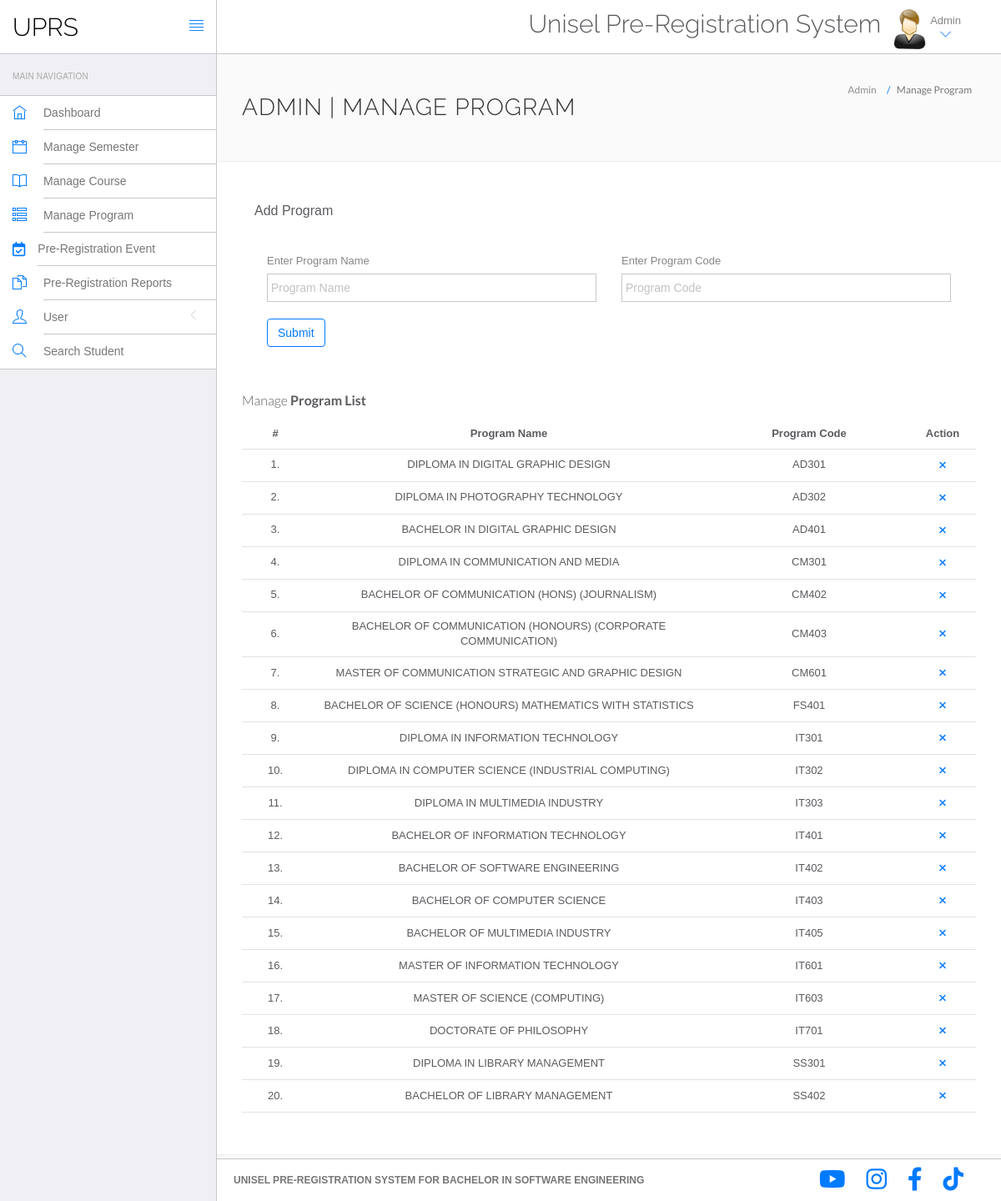
The app's page /admin/addProgram.php (signed in) with its own data.
### tables this page shows
CREATE TABLE `program` (
  `pCode` varchar(6) NOT NULL,
  `pName` varchar(150) NOT NULL
);

### src/admin/addProgram.php (the view, shortened to what this page needs)
<?php
include('include/config.php');
if (strlen($_SESSION['id'] == 0)) {
    header('location:logout.php');
} else {
?>
	<!DOCTYPE html>
	<html lang="en">
	<head>
		<link rel="stylesheet" href="vendor/bootstrap/css/bootstrap.min.css">
		<link rel="stylesheet" href="vendor/fontawesome/css/font-awesome.min.css">
		<link rel="stylesheet" href="vendor/themify-icons/themify-icons.min.css">
		<link href="vendor/animate.css/animate.min.css" rel="stylesheet" media="screen">
		<link href="vendor/perfect-scrollbar/perfect-scrollbar.min.css" rel="stylesheet" media="screen">
		<link href="vendor/switchery/switchery.min.css" rel="stylesheet" media="screen">
		<link href="vendor/bootstrap-touchspin/jquery.bootstrap-touchspin.min.css" rel="stylesheet" media="screen">
		<link href="vendor/select2/select2.min.css" rel="stylesheet" media="screen">
		<link href="vendor/bootstrap-datepicker/bootstrap-datepicker3.standalone.min.css" rel="stylesheet" media="screen">
		<link href="vendor/bootstrap-timepicker/bootstrap-timepicker.min.css" rel="stylesheet" media="screen">
		<link rel="stylesheet" href="assets/css/styles.css">
		<link rel="stylesheet" href="assets/css/plugins.css">
		<link rel="stylesheet" href="assets/css/themes/theme-1.css" id="skin_color" />
	</head>
	<body>
		<div id="app">
			<?php include('include/sidebar.php'); ?>
			<div class="app-content">
				<?php include('include/header.php'); ?>
				<div class="main-content">
					<div class="wrap-content container" id="container">
						<section id="page-title">
							<div class="row">
								<div class="col-sm-8">
									<h1 class="mainTitle">Admin | Manage Program</h1>
								</div>
								<ol class="breadcrumb">
									<li>
										<span>Admin</span>
									</li>
									<li class="active">
										<span>Manage Program</span>
									</li>
								</ol>
							</div>
						</section>
						<div class="container-fluid container-fullw bg-white">
							<div class="row">
								<div class="col-md-12">
									<div class="row margin-top-5">
										<div class="col-md-12">
											<div class="panel panel-white">
												<div class="panel-heading">
													<h5 class="panel-title">Add Program</h5>
												</div>
												<div class="panel-body">
													<form role="form" name="dcotorspcl" method="post">
                                                    <div class="col-md-6">
																<div class="form-group">
																	<label for="exampleInputEmail1">Enter Program Name</label>
																	<input type="text" name="pName" class="form-control" placeholder="Program Name" required>
																</div>
															</div>
														<div class="form-row">
															<div class="col-md-6">
																<div class="form-group">
																	<label for="exampleInputEmail1">Enter Program Code</label>
																	<input type="text" name="pCode" class="form-control" placeholder="Program Code" required>
																</div>
															</div>
														</div>
														<button type="submit" name="submit" class="btn btn-o btn-primary">Submit</button>
													</form>
												</div>
											</div>
										</div>
									</div>
								</div>
								<div class="col-lg-12 col-md-12">
								</div>
							</div>
							<div class="row">
								<div class="col-md-12">
									<h5 class="over-title margin-bottom-15">Manage <span class="text-bold">Program List</span></h5>
									<table class="table table-hover" id="sample-table-1">
                                        <thead>
                                            <tr>
                                                <th class="center col-md-1">#</th>
                                                <th class="center col-md-6">Program Name</th>
                                                <th class="center col-md-3">Program Code</th>
                                                <th class="center col-md-1">Action</th>
                                            </tr>
                                        </thead>
                                        <tbody>
                                            <?php
                                            $sql = mysqli_query($con, "select * from program  ORDER BY program.pCode ASC");
                                            $cnt = 1;
                                            while ($row = mysqli_fetch_array($sql)) {
                                            ?>
                                                <tr>
                                                    <td class="center col-md-1"><?php echo $cnt; ?>.</td>
                                                    <td class="center col-md-6"><?php echo $row['pName']; ?></td>
                                                    <td class="center col-md-3"><?php echo $row['pCode']; ?></td>
                                                    <td class="center col-md-1>
                                                        <div class="visible-md visible-lg hidden-sm hidden-xs">
                                                            <a href="addProgram.php?id=<?php echo $row['pCode'] ?>&del=delete" onClick="return confirm('Are you sure you want to delete?')" class="btn btn-transparent btn-xs tooltips" tooltip-placement="top" tooltip="Remove"><i class="fa fa-times fa fa-white"></i></a>
                                                        </div>
                                                    </td>
                                                </tr>
                                            <?php
                                                $cnt = $cnt + 1;
                                            } ?>
		<?php include('include/footer.php'); ?>
	</body>
	</html>
<?php } ?>

### src/admin/assets/css/themes/theme-1.css (style rules this page uses)
body { background: #FAFAFA; }

### src/admin/include/footer.php (style rules this page uses)
body { font-size: 12px; }

### records on screen
program: pName "DIPLOMA IN DIGITAL GRAPHIC DESIGN", pCode "AD301"
program: pName "DIPLOMA IN PHOTOGRAPHY TECHNOLOGY", pCode "AD302"
program: pName "BACHELOR IN DIGITAL GRAPHIC DESIGN", pCode "AD401"
program: pName "DIPLOMA IN COMMUNICATION AND MEDIA", pCode "CM301"
program: pName "BACHELOR OF COMMUNICATION (HONS) (JOURNALISM)", pCode "CM402"
program: pName "BACHELOR OF COMMUNICATION (HONOURS) (CORPORATE COMMUNICATION)", pCode "CM403"
program: pName "MASTER OF COMMUNICATION STRATEGIC AND GRAPHIC DESIGN", pCode "CM601"
program: pName "BACHELOR OF SCIENCE (HONOURS) MATHEMATICS WITH STATISTICS", pCode "FS401"
program: pName "DIPLOMA IN INFORMATION TECHNOLOGY", pCode "IT301"
program: pName "DIPLOMA IN COMPUTER SCIENCE (INDUSTRIAL COMPUTING)", pCode "IT302"
program: pName "DIPLOMA IN MULTIMEDIA INDUSTRY", pCode "IT303"
program: pName "BACHELOR OF INFORMATION TECHNOLOGY", pCode "IT401"
program: pName "BACHELOR OF SOFTWARE ENGINEERING", pCode "IT402"
program: pName "BACHELOR OF COMPUTER SCIENCE", pCode "IT403"
program: pName "BACHELOR OF MULTIMEDIA INDUSTRY", pCode "IT405"
program: pName "MASTER OF INFORMATION TECHNOLOGY", pCode "IT601"
program: pName "MASTER OF SCIENCE (COMPUTING)", pCode "IT603"
program: pName "DOCTORATE OF PHILOSOPHY", pCode "IT701"
program: pName "DIPLOMA IN LIBRARY MANAGEMENT", pCode "SS301"
program: pName "BACHELOR OF LIBRARY MANAGEMENT", pCode "SS402"
